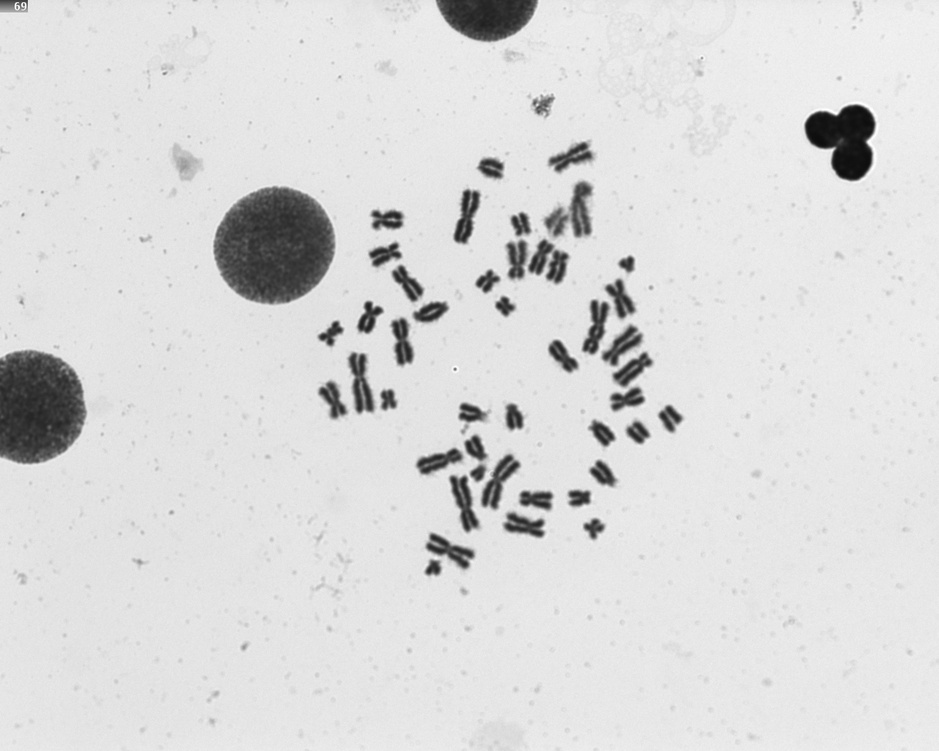
#> input picture src/services/2Gy-004.JPG, 939 x 751 px, shrunk from 1280 x 1024 before the run
$ python test_main.py
#> lines starting #> are read from the running program, lines starting #| are printed output that depends on the picture; after the words box and inside, x2 and y2 are one past the last pixel; in counts of white or black regions, pixels touching at a corner belong together
### src/services/processing.py

import os
import shutil
import cv2
from transforms.Binarization.BinarizationTransforms import Otsu_binarization, Spline_binarization
from transforms.Texture.TextureTransforms import Mean_texture, Std_texture, Contrast_texture, Dissimilarity_texture, Homogeneity_texture, Asm_texture, Max_texture, Entropy_texture, Energy_texture
from transforms.Transform import Original_transform, Transform
from skimage.filters.rank import entropy
from skimage.morphology import disk
from utils.TransformType import TransformType
from utils import paths, tools
import numpy as np
import yaml
from tqdm import tqdm

DESTINO = 'multichannelRGB'

TRANSFORMS_CONFIG = {
    # Original
    TransformType.ORIGINAL: {"class": Original_transform, "required_params": []},

    # Texturas (no necesitan parámetros adicionales)
    TransformType.MEAN: {"class": Mean_texture, "required_params": []},
    TransformType.STD: {"class": Std_texture, "required_params": []},
    TransformType.CONTRAST: {"class": Contrast_texture, "required_params": []},
    TransformType.DISSIMILARITY: {"class": Dissimilarity_texture, "required_params": []},
    TransformType.HOMOGENEITY: {"class": Homogeneity_texture, "required_params": []},
    TransformType.ASM: {"class": Asm_texture, "required_params": []},
    TransformType.MAX: {"class": Max_texture, "required_params": []},
    TransformType.ENTROPY: {"class": Entropy_texture, "required_params": []},
    TransformType.ENERGY: {"class": Energy_texture, "required_params": []},

    # Binarizaciones (necesitan kernel y morph)
    TransformType.OTSU: {"class": Otsu_binarization, "required_params": ["kernel", "morph"]},
    TransformType.SPLINE: {"class": Spline_binarization, "required_params": ["kernel", "morph"]},
}

# Función que devuelve la clase de la transformación elegida
def get_transform(transform_type, **kwargs):
    """Obtiene transformación y valida parámetros"""
    transform_type = TransformType(transform_type)

    if transform_type not in TRANSFORMS_CONFIG:
        raise ValueError(f"transform_id {transform_type} no existe")

    config = TRANSFORMS_CONFIG[transform_type]
    required = config["required_params"]

    # Validar parámetros requeridos
    missing = [p for p in required if p not in kwargs]
    if missing:
        raise ValueError(
            f"Transform {transform_type} requiere: {missing}"
        )

    # Crear instancia REAL
    return config["class"](**kwargs)

# Función que devuelve todos los canales de la imagen en escala de grises
# [60 lines left out: functions show_all_channels, show_all_channels_colored, execute, execute2, not called in this run]

# Función que genera una imagen con canales RGB sinteticos por transformaciones
def generate_synthetic_RGB_image(img_path, r, g, b):
    """
    Genera una imagen RGB sintética aplicando transformaciones a cada canal.

    Parámetros:
        img_path (str): Ruta a la imagen de entrada.
        r (dict): Configuración para el canal R. Ej: {"type": TransformType.ASM}
        g (dict): Configuración para el canal G. Ej: {"type": TransformType.ORIGINAL}
        b (dict): Configuración para el canal B. Ej: {"type": TransformType.OTSU, "kernel": 3, "morph": 1}

    Retorna:
        numpy.ndarray: Imagen RGB sintética en formato BGR.

    Ejemplo:
        generate_synthetic_RGB_image('img.jpg',
                                     r={"type": TransformType.ASM},
                                     g={"type": TransformType.ORIGINAL},
                                     b={"type": TransformType.OTSU, "kernel": 3, "morph": 1})
    """
#> called with img_path = 'src/services/2Gy-004.JPG'
    img = cv2.imread(img_path)
#> img is the input picture: shape (751, 939, 3); min 12, max 255, mean 217.8
    if img is None:
        raise FileNotFoundError(f"No se pudo cargar la imagen: {img_path}")


    if len(img.shape) == 3 and img.shape[2] == 3:
        gray = cv2.cvtColor(img, cv2.COLOR_BGR2GRAY)
    else:
        gray = img


    # Aplicar con validación
    r_transform = get_transform(
        r["type"],
        **{k: v for k, v in r.items() if k != "type"}
    )

    g_transform = get_transform(
        g["type"],
        **{k: v for k, v in g.items() if k != "type"}
    )

    b_transform = get_transform(
        b["type"],
        **{k: v for k, v in b.items() if k != "type"}
    )

    # Aplicar transformaciones
    r_channel = r_transform(gray)
    g_channel = g_transform(gray)
    b_channel = b_transform(gray)

    # Merge final
    return cv2.merge([b_channel, g_channel, r_channel]), _build_dataset_name(r_transform,g_transform,b_transform, 0)


def _build_dataset_name(r: Transform, g: Transform = None, b: Transform = None, folds_num: int = 5):
    if g is None and b is None:
        return f"SynMono_{r.get_name()}_{folds_num}kFold"
    else:
        return f"SynRGB_{r.get_name()}_{g.get_name()}_{b.get_name()}_{folds_num}kFold"


# [132 lines left out: functions _get_folds_num, _contar_imagenes, _update_yaml, generate_monochannel_structure, generate_multichannel_structure, not called in this run]

# [7 lines that do not run on import are left out]

### src/transforms/Texture/TextureTransforms.py
import cv2
import numpy as np
from ..Transform import Transform

def fast_glcm(img, vmin=0, vmax=255, levels=8, kernel_size=5, distance=1.0, angle=0.0):
    '''
    Parameters
    ----------
    img: array_like, shape=(h,w), dtype=np.uint8
        input image
    vmin: int
        minimum value of input image
    vmax: int
        maximum value of input image
    levels: int
        number of grey-levels of GLCM
    kernel_size: int
        Patch size to calculate GLCM around the target pixel
    distance: float
        pixel pair distance offsets [pixel] (1.0, 2.0, and etc.)
    angle: float
        pixel pair angles [degree] (0.0, 30.0, 45.0, 90.0, and etc.)

    Returns
    -------
    Grey-level co-occurrence matrix for each pixels
    shape = (levels, levels, h, w)
    '''
#> called with vmin = 0, vmax = 255, levels = 8, kernel_size = 5, distance = 1, angle = 0

    mi, ma = vmin, vmax
    ks = kernel_size
    h,w = img.shape
#> h = 751; w = 939

    # digitize
    bins = np.linspace(mi, ma+1, levels+1)
    gl1 = np.digitize(img, bins) - 1
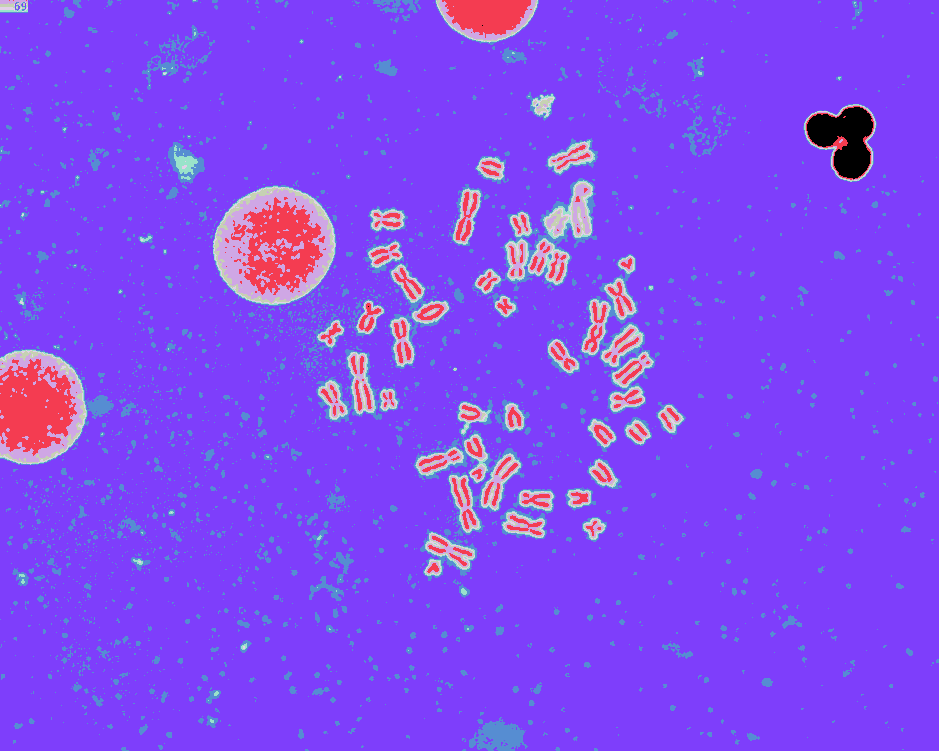
#> gl1: shape (751, 939) int64; 8 distinct labels, from 0 to 7; one colour per label, 0 black

    # make shifted image
    dx = distance*np.cos(np.deg2rad(angle))
    dy = distance*np.sin(np.deg2rad(-angle))
    mat = np.array([[1.0,0.0,-dx], [0.0,1.0,-dy]], dtype=np.float32)
    gl2 = cv2.warpAffine(gl1, mat, (w,h), flags=cv2.INTER_NEAREST,
                         borderMode=cv2.BORDER_REPLICATE)
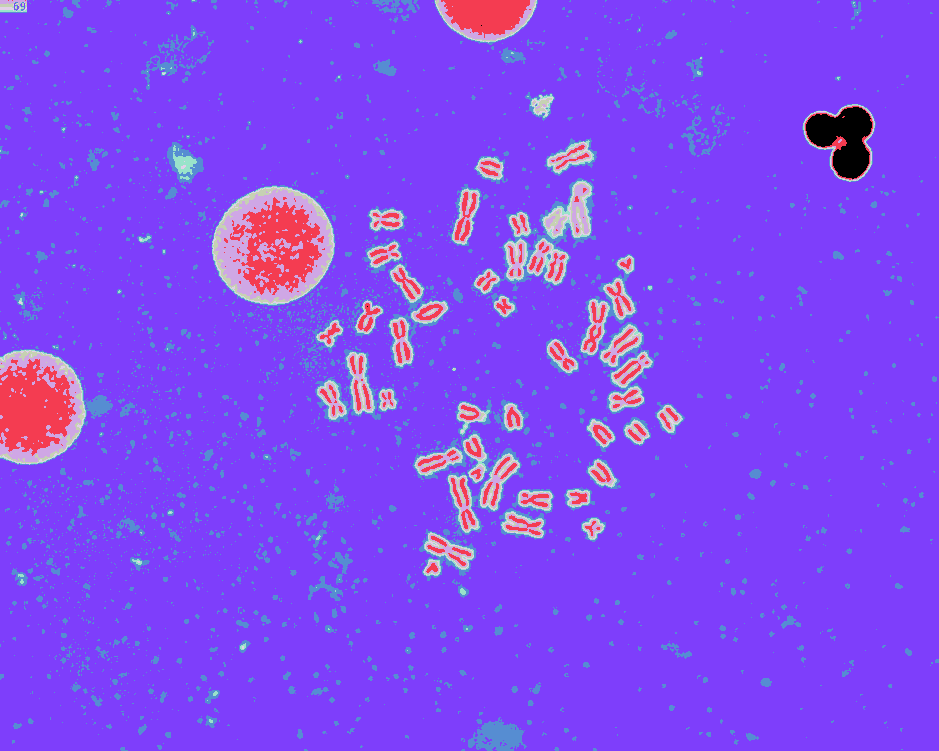
#> gl2: shape (751, 939) int32; 8 distinct labels, from 0 to 7; one colour per label, 0 black

    # make glcm
    glcm = np.zeros((levels, levels, h, w), dtype=np.uint8)
    for i in range(levels):
        for j in range(levels):
            mask = ((gl1==i) & (gl2==j))
            glcm[i,j, mask] = 1

    kernel = np.ones((ks, ks), dtype=np.uint8)
    for i in range(levels):
        for j in range(levels):
            glcm[i,j] = cv2.filter2D(glcm[i,j], -1, kernel)

    glcm = glcm.astype(np.float32)
    return glcm


class Mean_texture(Transform):

    # [12 lines left out: function __call__, not called in this run]

    def get_name(self):
        return "mean"


class Std_texture(Transform):

    # [19 lines left out: function __call__, not called in this run]

    def get_name(self):
        return "std"


class Contrast_texture(Transform):

    # [12 lines left out: function __call__, not called in this run]

    def get_name(self):
        return "contrast"


class Dissimilarity_texture(Transform):

    # [12 lines left out: function __call__, not called in this run]

    def get_name(self):
        return "dissimilarity"


class Homogeneity_texture(Transform):

    # [12 lines left out: function __call__, not called in this run]

    def get_name(self):
        return "homogeneity"


class Asm_texture(Transform):

    def __call__(self, img, vmin=0, vmax=255, levels=8, ks=5, distance=1.0, angle=0.0):
        h,w = img.shape
        glcm = fast_glcm(img, vmin, vmax, levels, ks, distance, angle)
        asm = np.zeros((h,w), dtype=np.float32)
        for i in range(levels):
            for j in range(levels):
                asm  += glcm[i,j]**2
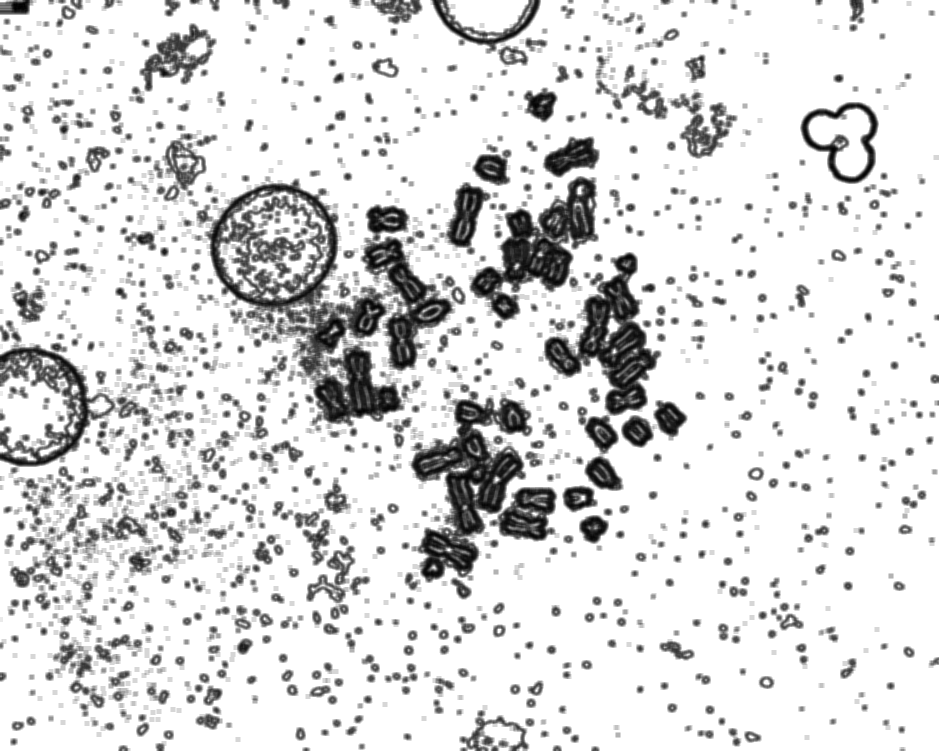
#> asm: shape (751, 939) float32; min 39, max 625, mean 541.4; drawn with min black and max white

        asm = cv2.normalize(asm, None, 0, 255, cv2.NORM_MINMAX)
        asm = asm.astype(np.uint8)

        return asm

    def get_name(self):
        return "asm"


class Max_texture(Transform):

    # [7 lines left out: function __call__, not called in this run]

    def get_name(self):
        return "max"


class Entropy_texture(Transform):

    # [8 lines left out: function __call__, not called in this run]

    def get_name(self):
        return "entropy"


class Energy_texture(Transform):

    # [8 lines left out: function __call__, not called in this run]

    def get_name(self):
        return "energy"

### src/transforms/Binarization/BinarizationTransforms.py
import cv2
import numpy as np
from scipy import interpolate, signal
from ..Transform import Transform

KERNELS = {                                   # Kernel size
    1: np.ones((2, 2), np.uint8),    # 2x2
    2: np.ones((3, 3), np.uint8),    # 3x3
    3: np.ones((4, 4), np.uint8),    # 4x4
    4: np.ones((5, 5), np.uint8)     # 5x5
}
MORPHS = {                                    # Kernel morphological filter
    1: cv2.MORPH_CLOSE,                    # Close
    2: cv2.MORPH_OPEN                      # Open
}
MORPH_NAMES = {1: "c", 2: "o"}

# Función helper para crear el nombre de las binarizaciones
def _build_binarization_name(morph, kernel, prefix):
    """Helper para construir el nombre de la transformación"""
    morph_str = ""
    kernel_str = ""

    if morph in MORPH_NAMES:
       morph_str = MORPH_NAMES[morph]

    if kernel in KERNELS:
        size = KERNELS[kernel].shape[0]
        kernel_str = f"{size}"

    return f"{prefix}{morph_str}{kernel_str}"


# Clases de Transformaciones realizadas mediante binarización
class Otsu_binarization(Transform):

    def __init__(self, morph=None, kernel=None):
        self.morph = morph
        self.kernel = kernel

    def __call__(self, img):
        _, binary_otsu = cv2.threshold(img, 0, 255, cv2.THRESH_BINARY + cv2.THRESH_OTSU)
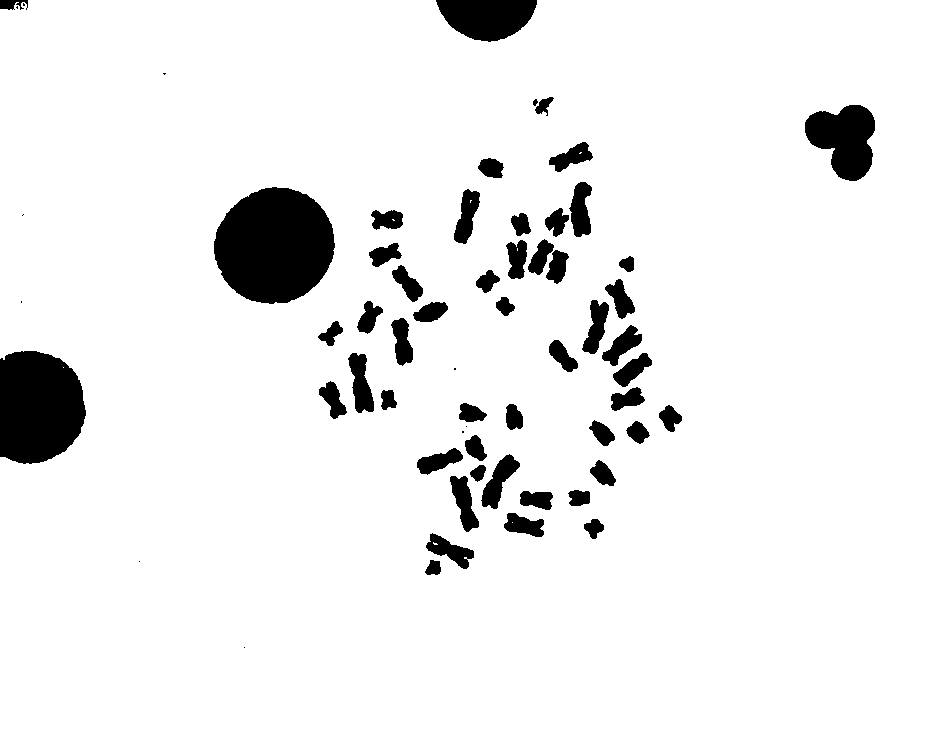
#> binary_otsu: shape (751, 939); 93.2% white; 62 black regions (10 under 20 px), largest, box (x1, y1, x2, y2) and area: (214, 187, 335, 304) 10883, (0, 351, 86, 464) 8115, (805, 105, 875, 181) 3590

        if self.morph in MORPHS and self.kernel in KERNELS:
            morph_type = MORPHS[self.morph]
            kernel = KERNELS[self.kernel]
            binary_otsu = cv2.morphologyEx(binary_otsu, morph_type, kernel)
#> binary_otsu: shape (751, 939); 93.2% white; 52 black regions (1 under 20 px), largest, box (x1, y1, x2, y2) and area: (214, 187, 335, 304) 10880, (0, 351, 86, 464) 8111, (805, 105, 875, 181) 3590

        return binary_otsu.astype(np.uint8)

    def get_name(self):
        return _build_binarization_name(self.morph, self.kernel, "n")

class Spline_binarization(Transform):
    """
    Binarización automática usando spline cúbico sobre el histograma,
    con opción de aplicar morfología y kernel.
    """

    # [63 lines left out: functions __init__, get_threshold, __call__, not called in this run]
        # return binary

    def get_name(self):
        return _build_binarization_name(self.morph, self.kernel, "s")

### src/transforms/Transform.py
from abc import ABC, abstractmethod

class Transform(ABC):
    @abstractmethod
    def __call__ (self, img):
        pass

    # [4 lines left out: function get_name, not called in this run]

class Original_transform(Transform):

    def __call__(self, img):
        return img

    def get_name(self):
        return "orig"

### src/services/test_main.py
from pathlib import Path
import sys

import cv2

sys.path.insert(0, str(Path(__file__).resolve().parents[1]))

from services.processing import generate_synthetic_RGB_image
from utils.TransformType import TransformType


def main():
    image_path = Path(__file__).with_name("2Gy-004.JPG")
    image, dataset_name = generate_synthetic_RGB_image(
        str(image_path),
        r={"type": TransformType.ORIGINAL},
        g={"type": TransformType.ASM},
        b={"type": TransformType.OTSU, "kernel": 2, "morph": 1},
    )
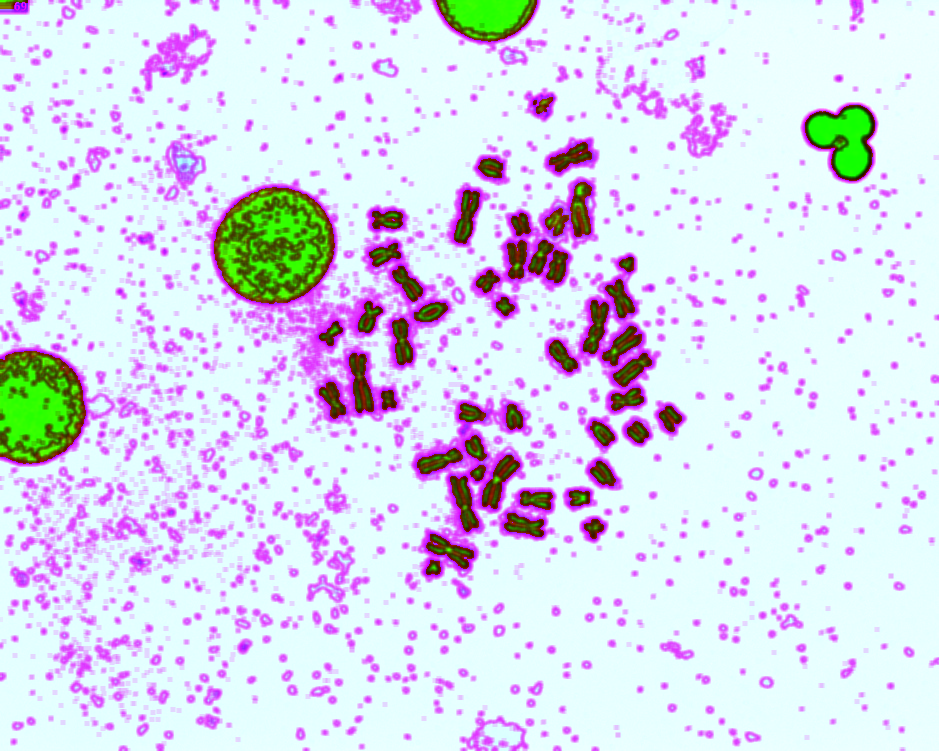
#> image: shape (751, 939, 3); mean of channels 0, 1, 2 237.6, 218.5, 217.8; drawn as B, G, R
#> dataset_name = 'SynRGB_orig_asm_nc3_0kFold'

    output_path = image_path.with_name(f"{dataset_name}.jpg")
    cv2.imwrite(str(output_path), image)
    print(f"Imagen sintética guardada en {output_path}")
#| Imagen sintética guardada en src/services/SynRGB_orig_asm_nc3_0kFold.jpg


if __name__ == "__main__":
    main()
